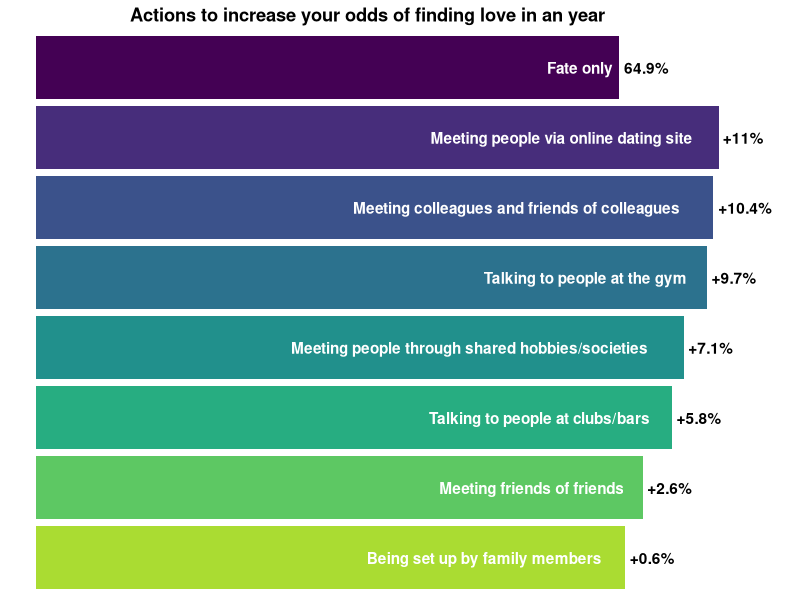

This figure's R source:
## ---- chunk 1
knitr::opts_chunk$set(collapse = TRUE)
## ---- chunk 2
library(dplyr)
library(magrittr)
library(ggplot2)

# Label the odds in chart
label.odds <- c("Being set up by family members"
                ,"Meeting friends of friends"
                ,"Talking to people at clubs/bars"
                ,"Meeting people through shared hobbies/societies"
                ,"Talking to people at the gym"
                ,"Meeting colleagues and friends of colleagues"
                , "Meeting people via online dating site"
                ,"Fate only"
                )

# Standard fate odd
odds <- 1/562 * 365

# Increased odds by action undertaken
all.odds <- c(odds * 1.01
              , odds * 1.04
              , odds * 1.09
              , odds * 1.11
              , odds * 1.15
              , odds * 1.16
              , odds * 1.17
              , odds) %>%
  set_names( label.odds )

# Numeric labels for odds
label_num.odds <- c(paste0("+", 100 * round(all.odds[-8] - odds, digits = 3)), round(100 * odds, digits = 1)) %>% paste0("%")
x.val <- 1:length( all.odds )
data.df <- data.frame( as.factor(x.val), all.odds, label.odds ) %>%
  set_names( c("x", "odds", "label") )

# Create chart
ggplot(data = data.df, aes(x = x, y = odds, fill = x)) + 
  geom_bar(stat = "identity", show.legend = FALSE) +
  # scale_fill_viridis_d(direction = -1, alpha = 0.95, option = "D") +
  scale_fill_manual(values = viridis::viridis(9)[-9] %>% rev(), aesthetics = "fill") + 
  coord_flip() +
  ggtitle("Actions to increase your odds of finding love in an year") + 
  geom_text( aes( label = label.odds ), colour = "white", hjust = 1.1, fontface = "bold") + 
  geom_text( aes ( label = label_num.odds ), hjust = -0.1, fontface = "bold") +
  theme_void() +
  scale_y_continuous(name = "Odds of finding love in 365 days", limits = c(0, 0.81)) +
  theme(plot.title = element_text(hjust = 0.4, face = "bold"))
